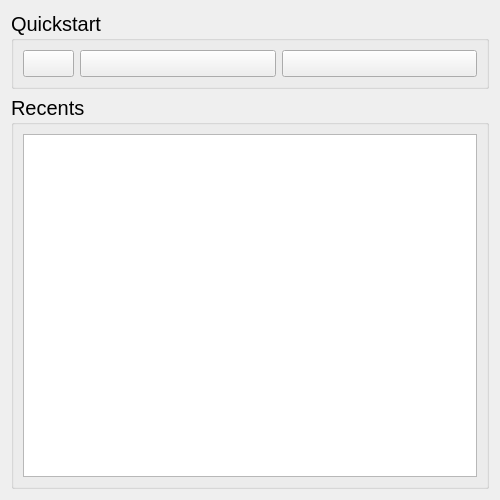
<?xml version="1.0" encoding="UTF-8"?>
<ui version="4.0">
 <class>QuickstartMenu</class>
 <widget class="QWidget" name="QuickstartMenu">
  <property name="windowModality">
   <enum>Qt::ApplicationModal</enum>
  </property>
  <property name="geometry">
   <rect>
    <x>0</x>
    <y>0</y>
    <width>500</width>
    <height>500</height>
   </rect>
  </property>
  <property name="sizePolicy">
   <sizepolicy hsizetype="Fixed" vsizetype="Fixed">
    <horstretch>0</horstretch>
    <verstretch>0</verstretch>
   </sizepolicy>
  </property>
  <property name="minimumSize">
   <size>
    <width>500</width>
    <height>500</height>
   </size>
  </property>
  <property name="maximumSize">
   <size>
    <width>500</width>
    <height>500</height>
   </size>
  </property>
  <property name="windowTitle">
   <string>Form</string>
  </property>
  <layout class="QVBoxLayout" name="verticalLayout">
   <item>
    <widget class="QGroupBox" name="quickstartGroupbox">
     <property name="font">
      <font>
       <family>Segoe UI</family>
       <pointsize>15</pointsize>
      </font>
     </property>
     <property name="title">
      <string>Quickstart</string>
     </property>
     <layout class="QHBoxLayout" name="horizontalLayout">
      <item>
       <widget class="QPushButton" name="newProjectButton">
        <property name="sizePolicy">
         <sizepolicy hsizetype="Fixed" vsizetype="Fixed">
          <horstretch>0</horstretch>
          <verstretch>0</verstretch>
         </sizepolicy>
        </property>
        <property name="font">
         <font>
          <pointsize>12</pointsize>
          <strikeout>false</strikeout>
         </font>
        </property>
        <property name="text">
         <string/>
        </property>
        <property name="icon">
         <iconset resource="resources.qrc">
          <normaloff>:/general/add</normaloff>:/general/add</iconset>
        </property>
        <property name="iconSize">
         <size>
          <width>128</width>
          <height>128</height>
         </size>
        </property>
       </widget>
      </item>
      <item>
       <widget class="QPushButton" name="openProjectButton">
        <property name="font">
         <font>
          <pointsize>12</pointsize>
         </font>
        </property>
        <property name="text">
         <string/>
        </property>
        <property name="icon">
         <iconset resource="resources.qrc">
          <normaloff>:/folder/not_filled</normaloff>
          <normalon>:/folder/filled</normalon>:/folder/not_filled</iconset>
        </property>
        <property name="iconSize">
         <size>
          <width>128</width>
          <height>128</height>
         </size>
        </property>
       </widget>
      </item>
      <item>
       <widget class="QPushButton" name="rhythmEditorButton">
        <property name="enabled">
         <bool>true</bool>
        </property>
        <property name="font">
         <font>
          <pointsize>12</pointsize>
         </font>
        </property>
        <property name="text">
         <string/>
        </property>
        <property name="icon">
         <iconset resource="resources.qrc">
          <normaloff>:/table_edit/not_filled</normaloff>
          <normalon>:/table_edit/filled</normalon>:/table_edit/not_filled</iconset>
        </property>
        <property name="iconSize">
         <size>
          <width>128</width>
          <height>128</height>
         </size>
        </property>
       </widget>
      </item>
     </layout>
    </widget>
   </item>
   <item>
    <widget class="QGroupBox" name="recentsGroupbox">
     <property name="font">
      <font>
       <family>Segoe UI</family>
       <pointsize>15</pointsize>
      </font>
     </property>
     <property name="title">
      <string>Recents</string>
     </property>
     <layout class="QGridLayout" name="gridLayout">
      <item row="0" column="0">
       <widget class="QListWidget" name="recentsListWidget">
        <property name="font">
         <font>
          <family>Segoe UI</family>
          <pointsize>10</pointsize>
         </font>
        </property>
       </widget>
      </item>
     </layout>
    </widget>
   </item>
  </layout>
 </widget>
 <resources>
  <include location="resources.qrc"/>
 </resources>
 <connections/>
</ui>
